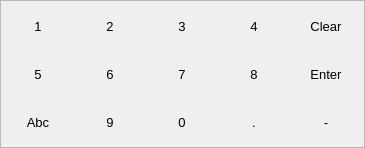
<?xml version="1.0" encoding="UTF-8"?>
<ui version="4.0">
 <class>inputpanelform</class>
 <widget class="QWidget" name="inputpanelform">
  <property name="windowModality">
   <enum>Qt::WindowModal</enum>
  </property>
  <property name="geometry">
   <rect>
    <x>0</x>
    <y>0</y>
    <width>365</width>
    <height>148</height>
   </rect>
  </property>
  <property name="windowTitle">
   <string>软键盘</string>
  </property>
  <property name="styleSheet">
   <string notr="true"/>
  </property>
  <widget class="QStackedWidget" name="stackedWidget">
   <property name="geometry">
    <rect>
     <x>0</x>
     <y>0</y>
     <width>365</width>
     <height>148</height>
    </rect>
   </property>
   <property name="currentIndex">
    <number>1</number>
   </property>
   <widget class="QWidget" name="page">
    <widget class="QFrame" name="frame">
     <property name="geometry">
      <rect>
       <x>0</x>
       <y>1</y>
       <width>365</width>
       <height>148</height>
      </rect>
     </property>
     <property name="styleSheet">
      <string notr="true">QWidget#frame{border-image: url(:/res/keyboard.png);}</string>
     </property>
     <property name="frameShape">
      <enum>QFrame::StyledPanel</enum>
     </property>
     <property name="frameShadow">
      <enum>QFrame::Raised</enum>
     </property>
     <widget class="QPushButton" name="key_R">
      <property name="geometry">
       <rect>
        <x>110</x>
        <y>38</y>
        <width>36</width>
        <height>36</height>
       </rect>
      </property>
      <property name="font">
       <font>
        <pointsize>10</pointsize>
       </font>
      </property>
      <property name="focusPolicy">
       <enum>Qt::NoFocus</enum>
      </property>
      <property name="text">
       <string>R</string>
      </property>
      <property name="flat">
       <bool>true</bool>
      </property>
     </widget>
     <widget class="QPushButton" name="key_Q">
      <property name="geometry">
       <rect>
        <x>2</x>
        <y>38</y>
        <width>36</width>
        <height>36</height>
       </rect>
      </property>
      <property name="font">
       <font>
        <pointsize>10</pointsize>
       </font>
      </property>
      <property name="focusPolicy">
       <enum>Qt::NoFocus</enum>
      </property>
      <property name="text">
       <string>Q</string>
      </property>
      <property name="flat">
       <bool>true</bool>
      </property>
     </widget>
     <widget class="QPushButton" name="key_A">
      <property name="geometry">
       <rect>
        <x>2</x>
        <y>74</y>
        <width>36</width>
        <height>36</height>
       </rect>
      </property>
      <property name="font">
       <font>
        <pointsize>10</pointsize>
       </font>
      </property>
      <property name="focusPolicy">
       <enum>Qt::NoFocus</enum>
      </property>
      <property name="text">
       <string>A</string>
      </property>
      <property name="flat">
       <bool>true</bool>
      </property>
     </widget>
     <widget class="QPushButton" name="key_O">
      <property name="geometry">
       <rect>
        <x>290</x>
        <y>38</y>
        <width>36</width>
        <height>36</height>
       </rect>
      </property>
      <property name="font">
       <font>
        <pointsize>10</pointsize>
       </font>
      </property>
      <property name="focusPolicy">
       <enum>Qt::NoFocus</enum>
      </property>
      <property name="text">
       <string>O</string>
      </property>
      <property name="flat">
       <bool>true</bool>
      </property>
     </widget>
     <widget class="QPushButton" name="key_L">
      <property name="geometry">
       <rect>
        <x>290</x>
        <y>74</y>
        <width>36</width>
        <height>36</height>
       </rect>
      </property>
      <property name="font">
       <font>
        <pointsize>10</pointsize>
       </font>
      </property>
      <property name="focusPolicy">
       <enum>Qt::NoFocus</enum>
      </property>
      <property name="text">
       <string>L</string>
      </property>
      <property name="flat">
       <bool>true</bool>
      </property>
     </widget>
     <widget class="QPushButton" name="key_P">
      <property name="geometry">
       <rect>
        <x>326</x>
        <y>38</y>
        <width>36</width>
        <height>36</height>
       </rect>
      </property>
      <property name="font">
       <font>
        <pointsize>10</pointsize>
       </font>
      </property>
      <property name="focusPolicy">
       <enum>Qt::NoFocus</enum>
      </property>
      <property name="text">
       <string>P</string>
      </property>
      <property name="flat">
       <bool>true</bool>
      </property>
     </widget>
     <widget class="QPushButton" name="key_J">
      <property name="geometry">
       <rect>
        <x>218</x>
        <y>74</y>
        <width>36</width>
        <height>36</height>
       </rect>
      </property>
      <property name="font">
       <font>
        <pointsize>10</pointsize>
       </font>
      </property>
      <property name="focusPolicy">
       <enum>Qt::NoFocus</enum>
      </property>
      <property name="text">
       <string>J</string>
      </property>
      <property name="flat">
       <bool>true</bool>
      </property>
     </widget>
     <widget class="QPushButton" name="key_S">
      <property name="geometry">
       <rect>
        <x>38</x>
        <y>74</y>
        <width>36</width>
        <height>36</height>
       </rect>
      </property>
      <property name="font">
       <font>
        <pointsize>10</pointsize>
       </font>
      </property>
      <property name="focusPolicy">
       <enum>Qt::NoFocus</enum>
      </property>
      <property name="text">
       <string>S</string>
      </property>
      <property name="flat">
       <bool>true</bool>
      </property>
     </widget>
     <widget class="QPushButton" name="key_Y">
      <property name="geometry">
       <rect>
        <x>182</x>
        <y>38</y>
        <width>36</width>
        <height>36</height>
       </rect>
      </property>
      <property name="font">
       <font>
        <pointsize>10</pointsize>
       </font>
      </property>
      <property name="focusPolicy">
       <enum>Qt::NoFocus</enum>
      </property>
      <property name="text">
       <string>Y</string>
      </property>
      <property name="flat">
       <bool>true</bool>
      </property>
     </widget>
     <widget class="QPushButton" name="key_M">
      <property name="geometry">
       <rect>
        <x>290</x>
        <y>111</y>
        <width>36</width>
        <height>36</height>
       </rect>
      </property>
      <property name="font">
       <font>
        <pointsize>10</pointsize>
       </font>
      </property>
      <property name="focusPolicy">
       <enum>Qt::NoFocus</enum>
      </property>
      <property name="text">
       <string>M</string>
      </property>
      <property name="flat">
       <bool>true</bool>
      </property>
     </widget>
     <widget class="QPushButton" name="key_D">
      <property name="geometry">
       <rect>
        <x>74</x>
        <y>74</y>
        <width>36</width>
        <height>36</height>
       </rect>
      </property>
      <property name="font">
       <font>
        <pointsize>10</pointsize>
       </font>
      </property>
      <property name="focusPolicy">
       <enum>Qt::NoFocus</enum>
      </property>
      <property name="text">
       <string>D</string>
      </property>
      <property name="flat">
       <bool>true</bool>
      </property>
     </widget>
     <widget class="QPushButton" name="key_U">
      <property name="geometry">
       <rect>
        <x>218</x>
        <y>38</y>
        <width>36</width>
        <height>36</height>
       </rect>
      </property>
      <property name="font">
       <font>
        <pointsize>10</pointsize>
       </font>
      </property>
      <property name="focusPolicy">
       <enum>Qt::NoFocus</enum>
      </property>
      <property name="text">
       <string>U</string>
      </property>
      <property name="flat">
       <bool>true</bool>
      </property>
     </widget>
     <widget class="QPushButton" name="key_Escape">
      <property name="geometry">
       <rect>
        <x>2</x>
        <y>2</y>
        <width>72</width>
        <height>36</height>
       </rect>
      </property>
      <property name="font">
       <font>
        <pointsize>10</pointsize>
       </font>
      </property>
      <property name="focusPolicy">
       <enum>Qt::NoFocus</enum>
      </property>
      <property name="text">
       <string>Num</string>
      </property>
      <property name="flat">
       <bool>true</bool>
      </property>
     </widget>
     <widget class="QPushButton" name="key_blank">
      <property name="geometry">
       <rect>
        <x>80</x>
        <y>10</y>
        <width>131</width>
        <height>21</height>
       </rect>
      </property>
      <property name="focusPolicy">
       <enum>Qt::NoFocus</enum>
      </property>
      <property name="text">
       <string>Blank</string>
      </property>
      <property name="flat">
       <bool>true</bool>
      </property>
     </widget>
     <widget class="QPushButton" name="key_E">
      <property name="geometry">
       <rect>
        <x>74</x>
        <y>38</y>
        <width>36</width>
        <height>36</height>
       </rect>
      </property>
      <property name="font">
       <font>
        <pointsize>10</pointsize>
       </font>
      </property>
      <property name="focusPolicy">
       <enum>Qt::NoFocus</enum>
      </property>
      <property name="text">
       <string>E</string>
      </property>
      <property name="flat">
       <bool>true</bool>
      </property>
     </widget>
     <widget class="QPushButton" name="key_C">
      <property name="geometry">
       <rect>
        <x>146</x>
        <y>110</y>
        <width>36</width>
        <height>36</height>
       </rect>
      </property>
      <property name="font">
       <font>
        <pointsize>10</pointsize>
       </font>
      </property>
      <property name="focusPolicy">
       <enum>Qt::NoFocus</enum>
      </property>
      <property name="text">
       <string>C</string>
      </property>
      <property name="flat">
       <bool>true</bool>
      </property>
     </widget>
     <widget class="QPushButton" name="key_G">
      <property name="geometry">
       <rect>
        <x>146</x>
        <y>74</y>
        <width>36</width>
        <height>36</height>
       </rect>
      </property>
      <property name="font">
       <font>
        <pointsize>10</pointsize>
       </font>
      </property>
      <property name="focusPolicy">
       <enum>Qt::NoFocus</enum>
      </property>
      <property name="text">
       <string>G</string>
      </property>
      <property name="flat">
       <bool>true</bool>
      </property>
     </widget>
     <widget class="QPushButton" name="key_H">
      <property name="geometry">
       <rect>
        <x>182</x>
        <y>74</y>
        <width>36</width>
        <height>36</height>
       </rect>
      </property>
      <property name="font">
       <font>
        <pointsize>10</pointsize>
       </font>
      </property>
      <property name="focusPolicy">
       <enum>Qt::NoFocus</enum>
      </property>
      <property name="text">
       <string>H</string>
      </property>
      <property name="flat">
       <bool>true</bool>
      </property>
     </widget>
     <widget class="QPushButton" name="key_N">
      <property name="geometry">
       <rect>
        <x>254</x>
        <y>110</y>
        <width>36</width>
        <height>36</height>
       </rect>
      </property>
      <property name="font">
       <font>
        <pointsize>10</pointsize>
       </font>
      </property>
      <property name="focusPolicy">
       <enum>Qt::NoFocus</enum>
      </property>
      <property name="text">
       <string>N</string>
      </property>
      <property name="flat">
       <bool>true</bool>
      </property>
     </widget>
     <widget class="QPushButton" name="key_Z">
      <property name="geometry">
       <rect>
        <x>74</x>
        <y>110</y>
        <width>36</width>
        <height>36</height>
       </rect>
      </property>
      <property name="font">
       <font>
        <pointsize>10</pointsize>
       </font>
      </property>
      <property name="focusPolicy">
       <enum>Qt::NoFocus</enum>
      </property>
      <property name="text">
       <string>Z</string>
      </property>
      <property name="flat">
       <bool>true</bool>
      </property>
     </widget>
     <widget class="QPushButton" name="key_V">
      <property name="geometry">
       <rect>
        <x>182</x>
        <y>110</y>
        <width>36</width>
        <height>36</height>
       </rect>
      </property>
      <property name="font">
       <font>
        <pointsize>10</pointsize>
       </font>
      </property>
      <property name="focusPolicy">
       <enum>Qt::NoFocus</enum>
      </property>
      <property name="text">
       <string>V</string>
      </property>
      <property name="flat">
       <bool>true</bool>
      </property>
     </widget>
     <widget class="QPushButton" name="key_I">
      <property name="geometry">
       <rect>
        <x>254</x>
        <y>38</y>
        <width>36</width>
        <height>36</height>
       </rect>
      </property>
      <property name="font">
       <font>
        <pointsize>10</pointsize>
       </font>
      </property>
      <property name="focusPolicy">
       <enum>Qt::NoFocus</enum>
      </property>
      <property name="text">
       <string>I</string>
      </property>
      <property name="flat">
       <bool>true</bool>
      </property>
     </widget>
     <widget class="QCheckBox" name="key_shift">
      <property name="geometry">
       <rect>
        <x>2</x>
        <y>110</y>
        <width>72</width>
        <height>36</height>
       </rect>
      </property>
      <property name="font">
       <font>
        <pointsize>12</pointsize>
       </font>
      </property>
      <property name="focusPolicy">
       <enum>Qt::NoFocus</enum>
      </property>
      <property name="text">
       <string>Shift</string>
      </property>
     </widget>
     <widget class="QPushButton" name="key_W">
      <property name="geometry">
       <rect>
        <x>38</x>
        <y>38</y>
        <width>36</width>
        <height>36</height>
       </rect>
      </property>
      <property name="font">
       <font>
        <pointsize>10</pointsize>
       </font>
      </property>
      <property name="focusPolicy">
       <enum>Qt::NoFocus</enum>
      </property>
      <property name="text">
       <string>W</string>
      </property>
      <property name="flat">
       <bool>true</bool>
      </property>
     </widget>
     <widget class="QPushButton" name="key_K">
      <property name="geometry">
       <rect>
        <x>254</x>
        <y>74</y>
        <width>36</width>
        <height>36</height>
       </rect>
      </property>
      <property name="font">
       <font>
        <pointsize>10</pointsize>
       </font>
      </property>
      <property name="focusPolicy">
       <enum>Qt::NoFocus</enum>
      </property>
      <property name="text">
       <string>K</string>
      </property>
      <property name="flat">
       <bool>true</bool>
      </property>
     </widget>
     <widget class="QPushButton" name="key_F">
      <property name="geometry">
       <rect>
        <x>110</x>
        <y>74</y>
        <width>36</width>
        <height>36</height>
       </rect>
      </property>
      <property name="font">
       <font>
        <pointsize>10</pointsize>
       </font>
      </property>
      <property name="focusPolicy">
       <enum>Qt::NoFocus</enum>
      </property>
      <property name="text">
       <string>F</string>
      </property>
      <property name="flat">
       <bool>true</bool>
      </property>
     </widget>
     <widget class="QPushButton" name="key_B">
      <property name="geometry">
       <rect>
        <x>218</x>
        <y>110</y>
        <width>36</width>
        <height>36</height>
       </rect>
      </property>
      <property name="font">
       <font>
        <pointsize>10</pointsize>
       </font>
      </property>
      <property name="focusPolicy">
       <enum>Qt::NoFocus</enum>
      </property>
      <property name="text">
       <string>B</string>
      </property>
      <property name="flat">
       <bool>true</bool>
      </property>
     </widget>
     <widget class="QPushButton" name="key_T">
      <property name="geometry">
       <rect>
        <x>146</x>
        <y>38</y>
        <width>36</width>
        <height>36</height>
       </rect>
      </property>
      <property name="font">
       <font>
        <pointsize>10</pointsize>
       </font>
      </property>
      <property name="focusPolicy">
       <enum>Qt::NoFocus</enum>
      </property>
      <property name="text">
       <string>T</string>
      </property>
      <property name="flat">
       <bool>true</bool>
      </property>
     </widget>
     <widget class="QPushButton" name="key_backspace">
      <property name="geometry">
       <rect>
        <x>218</x>
        <y>2</y>
        <width>72</width>
        <height>36</height>
       </rect>
      </property>
      <property name="font">
       <font>
        <pointsize>10</pointsize>
       </font>
      </property>
      <property name="focusPolicy">
       <enum>Qt::NoFocus</enum>
      </property>
      <property name="text">
       <string>Back</string>
      </property>
      <property name="flat">
       <bool>true</bool>
      </property>
     </widget>
     <widget class="QPushButton" name="key_X">
      <property name="geometry">
       <rect>
        <x>110</x>
        <y>110</y>
        <width>36</width>
        <height>36</height>
       </rect>
      </property>
      <property name="font">
       <font>
        <pointsize>10</pointsize>
       </font>
      </property>
      <property name="focusPolicy">
       <enum>Qt::NoFocus</enum>
      </property>
      <property name="text">
       <string>X</string>
      </property>
      <property name="flat">
       <bool>true</bool>
      </property>
     </widget>
     <widget class="QPushButton" name="key_clear">
      <property name="geometry">
       <rect>
        <x>290</x>
        <y>2</y>
        <width>72</width>
        <height>36</height>
       </rect>
      </property>
      <property name="font">
       <font>
        <pointsize>10</pointsize>
       </font>
      </property>
      <property name="focusPolicy">
       <enum>Qt::NoFocus</enum>
      </property>
      <property name="text">
       <string>Clear</string>
      </property>
      <property name="flat">
       <bool>true</bool>
      </property>
     </widget>
     <widget class="QPushButton" name="key_Enter">
      <property name="geometry">
       <rect>
        <x>326</x>
        <y>74</y>
        <width>36</width>
        <height>72</height>
       </rect>
      </property>
      <property name="font">
       <font>
        <pointsize>10</pointsize>
        <kerning>true</kerning>
       </font>
      </property>
      <property name="focusPolicy">
       <enum>Qt::NoFocus</enum>
      </property>
      <property name="text">
       <string>Enter</string>
      </property>
      <property name="flat">
       <bool>true</bool>
      </property>
     </widget>
    </widget>
   </widget>
   <widget class="QWidget" name="page_2">
    <property name="styleSheet">
     <string notr="true"/>
    </property>
    <widget class="QFrame" name="frame_2">
     <property name="geometry">
      <rect>
       <x>0</x>
       <y>0</y>
       <width>365</width>
       <height>148</height>
      </rect>
     </property>
     <property name="styleSheet">
      <string notr="true">QWidget#frame_2{border-image: url(:/res/keyboard1.png);}</string>
     </property>
     <property name="frameShape">
      <enum>QFrame::StyledPanel</enum>
     </property>
     <property name="frameShadow">
      <enum>QFrame::Raised</enum>
     </property>
     <widget class="QPushButton" name="key_3">
      <property name="geometry">
       <rect>
        <x>146</x>
        <y>2</y>
        <width>72</width>
        <height>48</height>
       </rect>
      </property>
      <property name="font">
       <font>
        <pointsize>10</pointsize>
       </font>
      </property>
      <property name="focusPolicy">
       <enum>Qt::NoFocus</enum>
      </property>
      <property name="text">
       <string>3</string>
      </property>
      <property name="flat">
       <bool>true</bool>
      </property>
     </widget>
     <widget class="QPushButton" name="key_dot">
      <property name="geometry">
       <rect>
        <x>218</x>
        <y>98</y>
        <width>72</width>
        <height>48</height>
       </rect>
      </property>
      <property name="font">
       <font>
        <pointsize>10</pointsize>
       </font>
      </property>
      <property name="focusPolicy">
       <enum>Qt::NoFocus</enum>
      </property>
      <property name="text">
       <string>.</string>
      </property>
      <property name="flat">
       <bool>true</bool>
      </property>
     </widget>
     <widget class="QPushButton" name="key_4">
      <property name="geometry">
       <rect>
        <x>218</x>
        <y>2</y>
        <width>72</width>
        <height>48</height>
       </rect>
      </property>
      <property name="font">
       <font>
        <pointsize>10</pointsize>
       </font>
      </property>
      <property name="focusPolicy">
       <enum>Qt::NoFocus</enum>
      </property>
      <property name="text">
       <string>4</string>
      </property>
      <property name="flat">
       <bool>true</bool>
      </property>
     </widget>
     <widget class="QPushButton" name="key_2">
      <property name="geometry">
       <rect>
        <x>74</x>
        <y>2</y>
        <width>72</width>
        <height>48</height>
       </rect>
      </property>
      <property name="font">
       <font>
        <pointsize>10</pointsize>
       </font>
      </property>
      <property name="focusPolicy">
       <enum>Qt::NoFocus</enum>
      </property>
      <property name="text">
       <string>2</string>
      </property>
      <property name="flat">
       <bool>true</bool>
      </property>
     </widget>
     <widget class="QPushButton" name="key_0">
      <property name="geometry">
       <rect>
        <x>146</x>
        <y>98</y>
        <width>72</width>
        <height>48</height>
       </rect>
      </property>
      <property name="font">
       <font>
        <pointsize>10</pointsize>
       </font>
      </property>
      <property name="focusPolicy">
       <enum>Qt::NoFocus</enum>
      </property>
      <property name="text">
       <string>0</string>
      </property>
      <property name="flat">
       <bool>true</bool>
      </property>
     </widget>
     <widget class="QPushButton" name="key_5">
      <property name="geometry">
       <rect>
        <x>2</x>
        <y>50</y>
        <width>72</width>
        <height>48</height>
       </rect>
      </property>
      <property name="font">
       <font>
        <pointsize>10</pointsize>
       </font>
      </property>
      <property name="focusPolicy">
       <enum>Qt::NoFocus</enum>
      </property>
      <property name="text">
       <string>5</string>
      </property>
      <property name="flat">
       <bool>true</bool>
      </property>
     </widget>
     <widget class="QPushButton" name="key_9">
      <property name="geometry">
       <rect>
        <x>74</x>
        <y>98</y>
        <width>72</width>
        <height>48</height>
       </rect>
      </property>
      <property name="font">
       <font>
        <pointsize>10</pointsize>
       </font>
      </property>
      <property name="focusPolicy">
       <enum>Qt::NoFocus</enum>
      </property>
      <property name="text">
       <string>9</string>
      </property>
      <property name="flat">
       <bool>true</bool>
      </property>
     </widget>
     <widget class="QPushButton" name="key_sub">
      <property name="geometry">
       <rect>
        <x>290</x>
        <y>98</y>
        <width>72</width>
        <height>48</height>
       </rect>
      </property>
      <property name="font">
       <font>
        <pointsize>10</pointsize>
       </font>
      </property>
      <property name="focusPolicy">
       <enum>Qt::NoFocus</enum>
      </property>
      <property name="text">
       <string>-</string>
      </property>
      <property name="flat">
       <bool>true</bool>
      </property>
     </widget>
     <widget class="QPushButton" name="key_7">
      <property name="geometry">
       <rect>
        <x>146</x>
        <y>50</y>
        <width>72</width>
        <height>48</height>
       </rect>
      </property>
      <property name="font">
       <font>
        <pointsize>10</pointsize>
       </font>
      </property>
      <property name="focusPolicy">
       <enum>Qt::NoFocus</enum>
      </property>
      <property name="text">
       <string>7</string>
      </property>
      <property name="flat">
       <bool>true</bool>
      </property>
     </widget>
     <widget class="QPushButton" name="key_1">
      <property name="geometry">
       <rect>
        <x>2</x>
        <y>2</y>
        <width>72</width>
        <height>48</height>
       </rect>
      </property>
      <property name="font">
       <font>
        <pointsize>10</pointsize>
       </font>
      </property>
      <property name="focusPolicy">
       <enum>Qt::NoFocus</enum>
      </property>
      <property name="text">
       <string>1</string>
      </property>
      <property name="flat">
       <bool>true</bool>
      </property>
     </widget>
     <widget class="QPushButton" name="key_8">
      <property name="geometry">
       <rect>
        <x>218</x>
        <y>50</y>
        <width>72</width>
        <height>48</height>
       </rect>
      </property>
      <property name="font">
       <font>
        <pointsize>10</pointsize>
       </font>
      </property>
      <property name="focusPolicy">
       <enum>Qt::NoFocus</enum>
      </property>
      <property name="text">
       <string>8</string>
      </property>
      <property name="flat">
       <bool>true</bool>
      </property>
     </widget>
     <widget class="QPushButton" name="key_6">
      <property name="geometry">
       <rect>
        <x>74</x>
        <y>50</y>
        <width>72</width>
        <height>48</height>
       </rect>
      </property>
      <property name="font">
       <font>
        <pointsize>10</pointsize>
       </font>
      </property>
      <property name="focusPolicy">
       <enum>Qt::NoFocus</enum>
      </property>
      <property name="text">
       <string>6</string>
      </property>
      <property name="flat">
       <bool>true</bool>
      </property>
     </widget>
     <widget class="QPushButton" name="key_clear_2">
      <property name="geometry">
       <rect>
        <x>290</x>
        <y>2</y>
        <width>72</width>
        <height>48</height>
       </rect>
      </property>
      <property name="font">
       <font>
        <pointsize>10</pointsize>
       </font>
      </property>
      <property name="focusPolicy">
       <enum>Qt::NoFocus</enum>
      </property>
      <property name="text">
       <string>Clear</string>
      </property>
      <property name="flat">
       <bool>true</bool>
      </property>
     </widget>
     <widget class="QPushButton" name="key_Switch">
      <property name="geometry">
       <rect>
        <x>2</x>
        <y>98</y>
        <width>72</width>
        <height>48</height>
       </rect>
      </property>
      <property name="font">
       <font>
        <pointsize>10</pointsize>
       </font>
      </property>
      <property name="focusPolicy">
       <enum>Qt::NoFocus</enum>
      </property>
      <property name="text">
       <string>Abc</string>
      </property>
      <property name="flat">
       <bool>true</bool>
      </property>
     </widget>
     <widget class="QPushButton" name="key_Enter_2">
      <property name="geometry">
       <rect>
        <x>290</x>
        <y>50</y>
        <width>72</width>
        <height>48</height>
       </rect>
      </property>
      <property name="font">
       <font>
        <pointsize>10</pointsize>
       </font>
      </property>
      <property name="focusPolicy">
       <enum>Qt::NoFocus</enum>
      </property>
      <property name="text">
       <string>Enter</string>
      </property>
      <property name="flat">
       <bool>true</bool>
      </property>
     </widget>
    </widget>
   </widget>
  </widget>
 </widget>
 <resources/>
 <connections/>
</ui>
